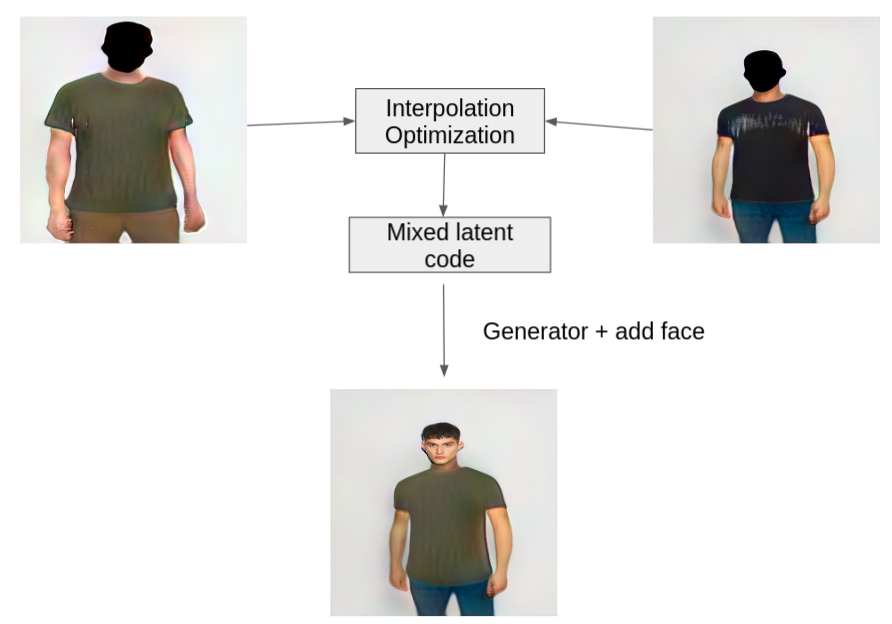
#> input picture images/interpolation.png, 892 x 624 px, given in place of 1_0.png, which was not available
$ python test.py
#> lines starting #> are read from the running program, lines starting #| are printed output that depends on the picture; after the words box and inside, x2 and y2 are one past the last pixel; in counts of white or black regions, pixels touching at a corner belong together; pictures that were not available may be replaced by others from this repository, and a replacement may not be noted
import cv2
import numpy as np
from PIL import Image
img = cv2.imread('1_0.png')
#> img is the input picture: shape (624, 892, 3); mean B, G, R 228, 229.7, 230.8
img = Image.open('1_0.png').convert('RGB')
#> img: PIL image 892x624 RGB
img = np.array(img)
h,w, _ = img.shape
#> h = 624; w = 892
w = int(w/2)
#> w = 446
print(h,w)
#| 624 446

img = img[:,w-350:w+350,:]
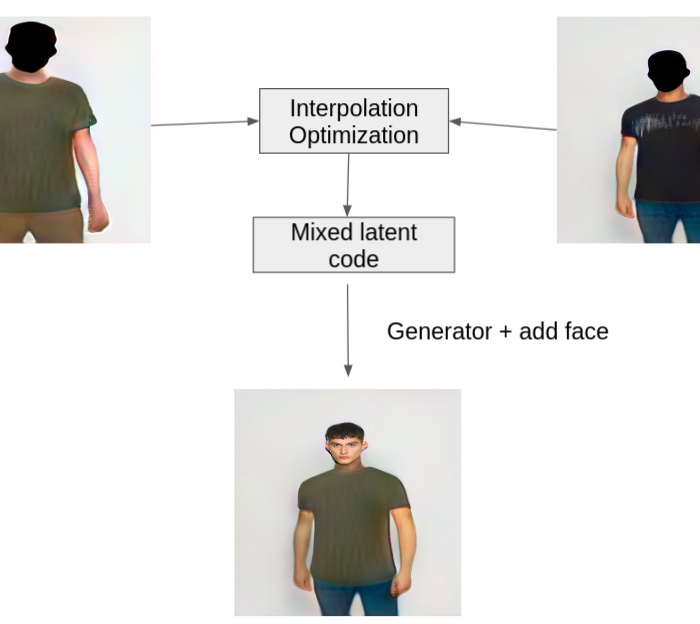
#> img: shape (624, 700, 3); mean R, G, B 229.1, 228.2, 226.5
mask = np.alltrue(img == (0,0,0), axis=2)
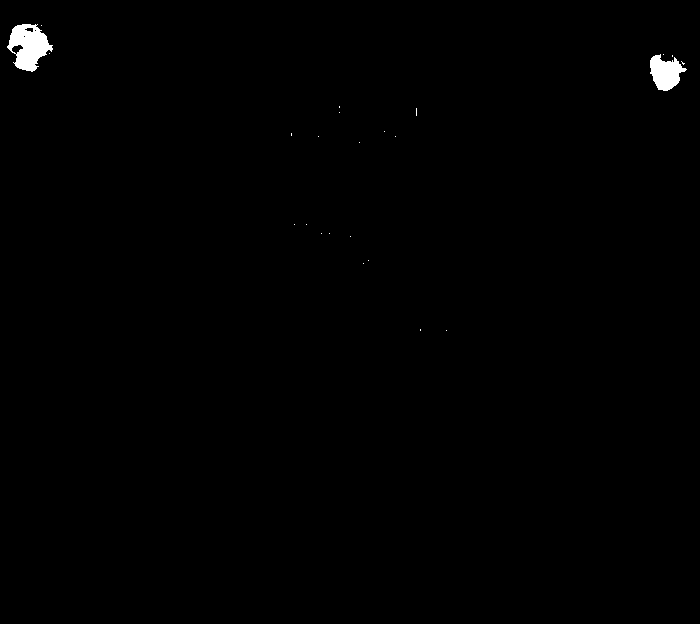
#> mask: shape (624, 700) bool; 0.5% white; 24 white regions (22 under 20 px), largest, box (x1, y1, x2, y2) and area: (7, 24, 53, 72) 1322, (650, 54, 687, 91) 839
img[mask] = (255,255,255)
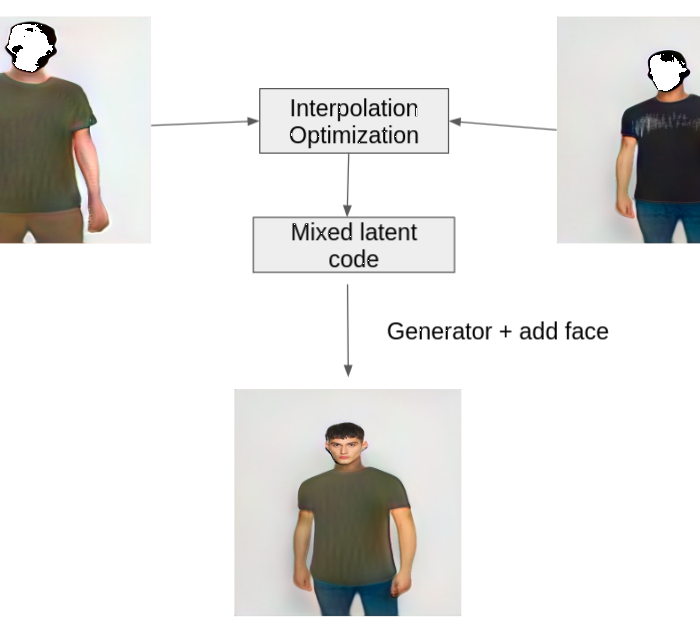
#> img: shape (624, 700, 3); 0.5% of pixels changed, all inside (x1, y1, x2, y2) = (7, 24, 687, 331)
img = Image.fromarray(img)
img = img.resize((256,256))
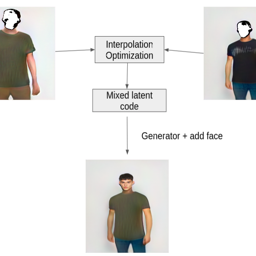
#> img: PIL image 256x256 RGB; mean R, G, B 230.3, 229.4, 227.7
img.save('1_0_resized.png')
exit()
#> (the program exits here)
